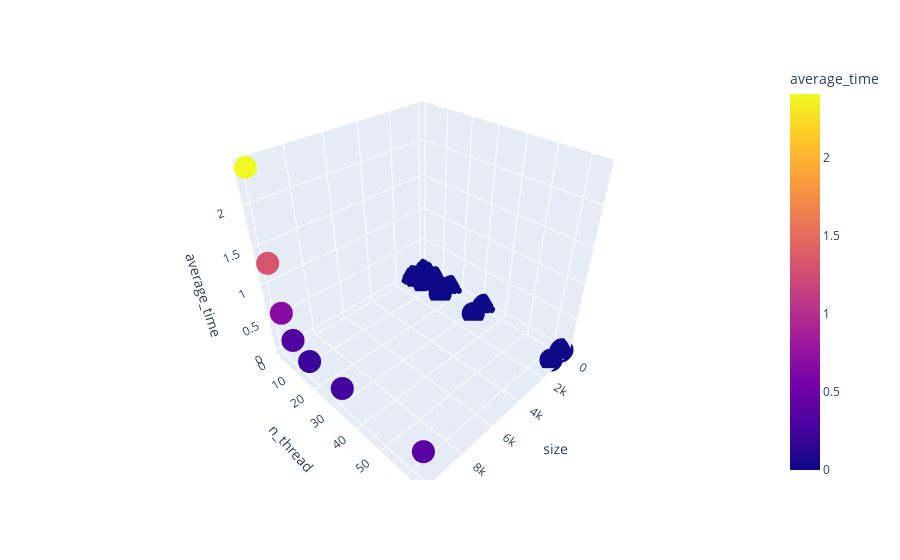

The code cell stored with this chart in its notebook:
### Code cell
fig = px.scatter_3d(data, x='size', y='n_thread', z='average_time', color='average_time')
fig.show()

### Figure 1 — Plotly figure (JSON) as saved in the notebook; plotly's stock layout.template omitted (floating-point values rounded to 4 significant figures)
{"data": [{"hovertemplate": "size=%{x}<br>n_thread=%{y}<br>average_time=%{marker.color}<extra></extra>", "legendgroup": "", "marker": {"color": [0.0015, 1.4e-05, 0.004363, 4.8e-05, 6.3e-05, 0.007893, 0.007995, 5.4e-05, 4.3e-05, 3.2e-05, 2.5e-05, 3.1e-05, 2e-05, 2.6e-05, 0.004045, 0.00262, 0.001711, 0.001392, 0.001158, 0.001061, 0.000987, 2.411, 1.316, 0.6607, 0.3404, 0.2164, 0.2529, 0.3819], "coloraxis": "coloraxis", "symbol": "circle"}, "mode": "markers", "name": "", "scene": "scene", "showlegend": false, "type": "scatter3d", "x": [10, 10, 10, 10, 10, 10, 10, 100, 100, 100, 100, 100, 100, 100, 1000, 1000, 1000, 1000, 1000, 1000, 1000, 10000, 10000, 10000, 10000, 10000, 10000, 10000], "y": [1, 2, 4, 8, 16, 32, 64, 1, 2, 4, 8, 16, 32, 64, 1, 2, 4, 8, 16, 32, 64, 1, 2, 4, 8, 16, 32, 64], "z": [0.0015, 1.4e-05, 0.004363, 4.8e-05, 6.3e-05, 0.007893, 0.007995, 5.4e-05, 4.3e-05, 3.2e-05, 2.5e-05, 3.1e-05, 2e-05, 2.6e-05, 0.004045, 0.00262, 0.001711, 0.001392, 0.001158, 0.001061, 0.000987, 2.411, 1.316, 0.6607, 0.3404, 0.2164, 0.2529, 0.3819]}], "layout": {"coloraxis": {"colorbar": {"title": {"text": "average_time"}}, "colorscale": [[0, "#0d0887"], [0.1111, "#46039f"], [0.2222, "#7201a8"], [0.3333, "#9c179e"], [0.4444, "#bd3786"], [0.5556, "#d8576b"], [0.6667, "#ed7953"], [0.7778, "#fb9f3a"], [0.8889, "#fdca26"], [1, "#f0f921"]]}, "legend": {"tracegroupgap": 0}, "margin": {"t": 60}, "scene": {"domain": {"x": [0, 1], "y": [0, 1]}, "xaxis": {"title": {"text": "size"}}, "yaxis": {"title": {"text": "n_thread"}}, "zaxis": {"title": {"text": "average_time"}}}}}
